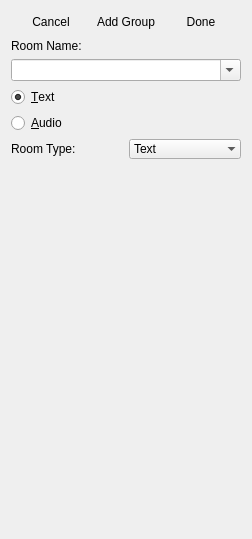
      <widget class="QWidget" name="page_add_group">
       <layout class="QVBoxLayout" name="verticalLayout_21">
        <item>
         <layout class="QHBoxLayout" name="horizontalLayout_13">
          <item>
           <widget class="QPushButton" name="pushButton_5">
            <property name="text">
             <string>Cancel</string>
            </property>
            <property name="flat">
             <bool>true</bool>
            </property>
           </widget>
          </item>
          <item>
           <widget class="QLabel" name="label_19">
            <property name="text">
             <string>Add Group</string>
            </property>
            <property name="alignment">
             <set>Qt::AlignCenter</set>
            </property>
           </widget>
          </item>
          <item>
           <widget class="QPushButton" name="pushButton_6">
            <property name="text">
             <string>Done</string>
            </property>
            <property name="flat">
             <bool>true</bool>
            </property>
           </widget>
          </item>
         </layout>
        </item>
        <item>
         <widget class="QLabel" name="label_20">
          <property name="text">
           <string>Room Name:</string>
          </property>
         </widget>
        </item>
        <item>
         <widget class="QComboBox" name="comboBox_5">
          <property name="editable">
           <bool>true</bool>
          </property>
         </widget>
        </item>
        <item>
         <widget class="QRadioButton" name="radioButton">
          <property name="text">
           <string>&amp;Text</string>
          </property>
          <property name="checked">
           <bool>true</bool>
          </property>
         </widget>
        </item>
        <item>
         <widget class="QRadioButton" name="radioButton_2">
          <property name="text">
           <string>&amp;Audio</string>
          </property>
         </widget>
        </item>
        <item>
         <layout class="QHBoxLayout" name="horizontalLayout_14">
          <item>
           <widget class="QLabel" name="label_21">
            <property name="text">
             <string>Room Type:</string>
            </property>
           </widget>
          </item>
          <item>
           <widget class="QComboBox" name="comboBox_4">
            <property name="frame">
             <bool>false</bool>
            </property>
            <item>
             <property name="text">
              <string>Text</string>
             </property>
            </item>
            <item>
             <property name="text">
              <string>Audio</string>
             </property>
            </item>
           </widget>
          </item>
         </layout>
        </item>
        <item>
         <spacer name="verticalSpacer_6">
          <property name="orientation">
           <enum>Qt::Vertical</enum>
          </property>
          <property name="sizeHint" stdset="0">
           <size>
            <width>20</width>
            <height>369</height>
           </size>
          </property>
         </spacer>
        </item>
       </layout>
      </widget>
